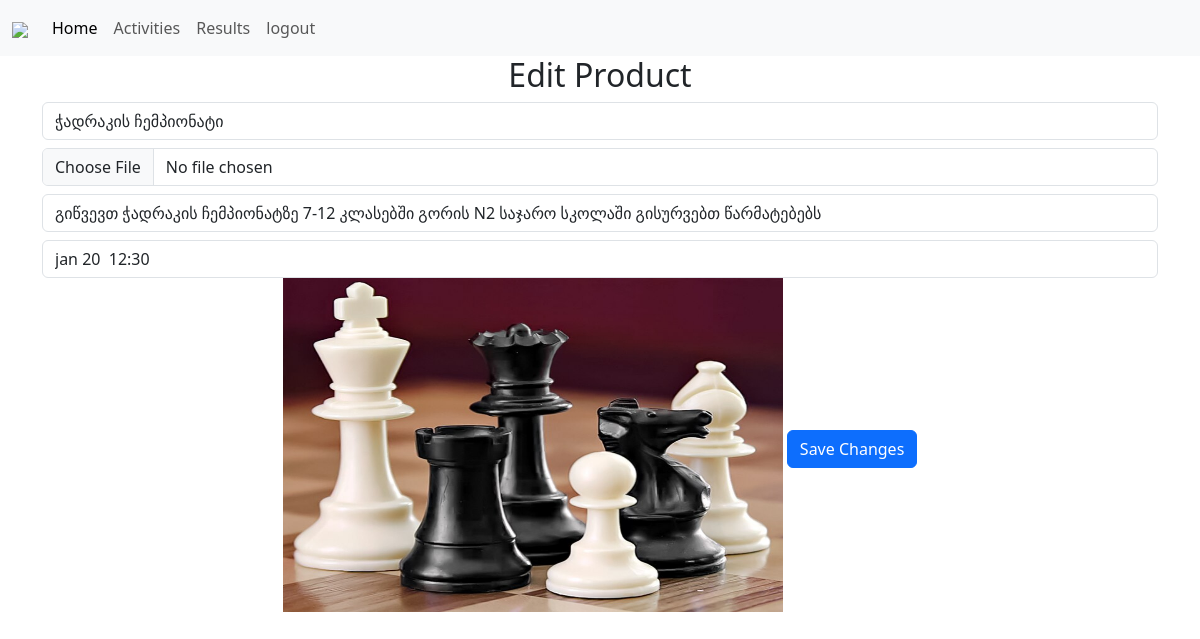
Screenshot of /edit_product/3 (signed in) with the database file from the repository.
### models.py (models this page shows, shortened)
class Product(db.Model):
    id = db.Column(db.Integer, primary_key=True)
    maintitle = db.Column(db.String(255), nullable=False)
    img = db.Column(db.String(255), nullable=False)
    card_title = db.Column(db.String(255), nullable=False)
    time = db.Column(db.String(255), nullable=False)

### routes.py (the view, shortened to what this page needs)
@app.route("/edit_product/<int:index>", methods=["GET", "POST"])
def edit_product(index):
    product = Product.query.get(index)
    if product is None:
        flash('Product not found', 'error')
        return redirect("/activities")
    form = EditProductForm(obj=product)
    return render_template("edit_product.html", form=form, product=product)

### forms.py
class EditProductForm(FlaskForm):
    maintitle = StringField('Maintitle', validators=[DataRequired(), Length(max=255)])
    img = FileField('Image', validators=[FileAllowed(["jpeg", "jpg", "png"], message="Only pictures are acceptable")])
    card_title = StringField('Card Title', validators=[DataRequired(), Length(max=255)])
    time = StringField('Time', validators=[DataRequired(), Length(max=255)])
    submit = SubmitField('Save Changes')

### models.py (called while the page is built)
@login_manager.user_loader
def load_user(user_id):
    return User.query.get(int(user_id))

### templates/edit_product.html (shortened to what this page needs)
{% extends "base.html" %}
{% block content %}
<div class="container text-center">
    <h2>Edit Product</h2>
    <form method="post" enctype="multipart/form-data">
        {{ form.maintitle(class="form-control mt-2", placeholder=form.maintitle.label.text) }}
        {{ form.img(class="form-control mt-2", placeholder=form.img.label.text, accept=".jpg,.jpeg,.png") }}
        {{ form.card_title(class="form-control mt-2", placeholder=form.card_title.label.text) }}
        {{ form.time(class="form-control mt-2", placeholder=form.time.label.text) }}
        <img src="{{ url_for('static', filename=product.img) }}" alt="Current Image" style="width: 500px; height: 333.33px;">
        {{ form.submit(class="btn btn-primary mt-2") }}
    </form>
</div>
{% endblock %}

### rows the page displays
Product: maintitle "ჭადრაკის ჩემპიონატი", card_title "გიწვევთ ჭადრაკის ჩემპიონატზე 7-12 კლასებში გორის N2 საჯარო სკოლაში გისურვებთ წარმატებებს", time "jan 20 12:30", img (picture)
